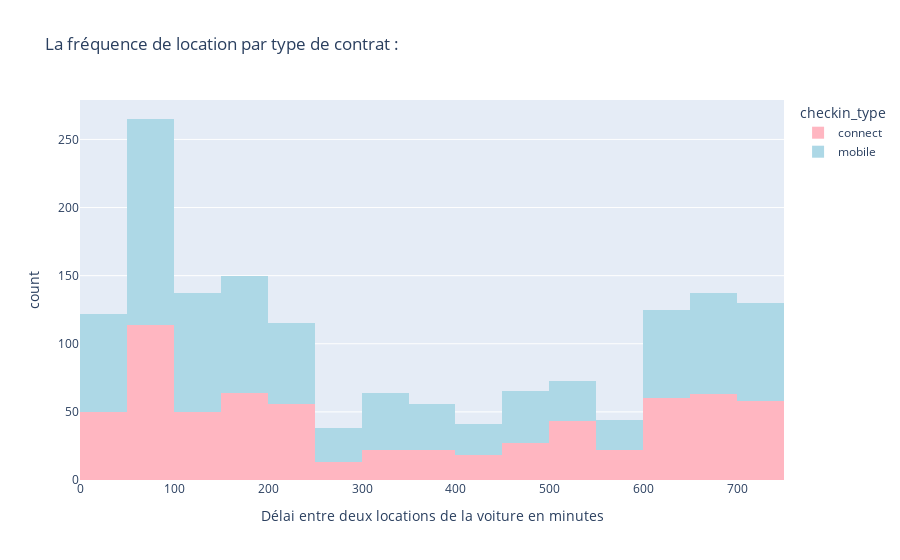
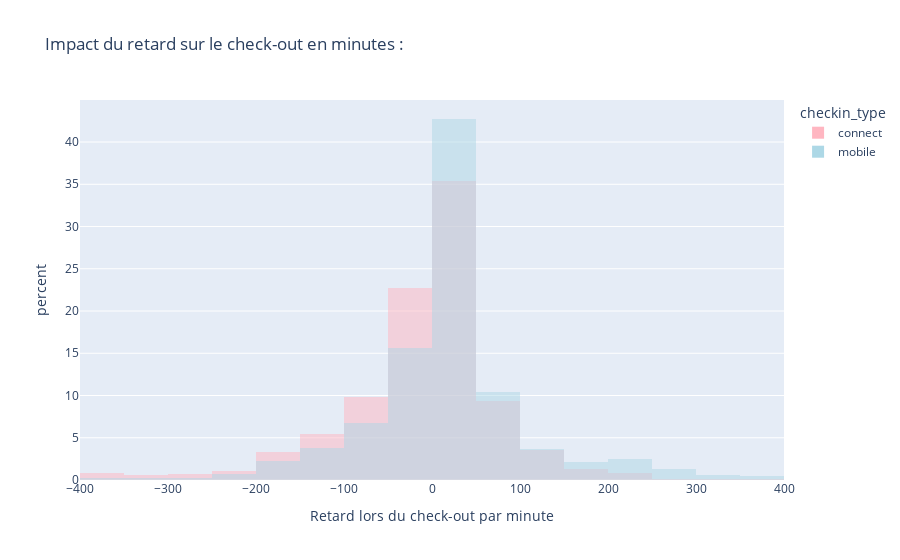

These figures' notebook cell, in order:
### Code cell
fig = px.histogram(data_ecdf, x="time_delta_with_previous_rental_in_minutes", color="checkin_type",
    labels={'time_delta_with_previous_rental_in_minutes':'Délai entre deux locations de la voiture en minutes'},
    title='La fréquence de location par type de contrat :',
    color_discrete_sequence=[ "lightpink", "lightblue"])
fig.show()
print("Les propriètaires privilégient les contrats mobile entre particuliers car leur fréquence est plus importante que les contrats connect")
fig=px.histogram(data_frame=data_ecdf, x='delay_at_checkout_in_minutes', color='checkin_type', histnorm='percent', 
    barmode='overlay',range_x=(-400,400),labels={'delay_at_checkout_in_minutes':'Retard lors du check-out par minute'},
    title='Impact du retard sur le check-out en minutes :',
    color_discrete_sequence=[ "lightpink", "lightblue"])
fig.show()
print("Ce choix impacte le retard lors du check-out, car la procédure mobile va être plus lente que la procédure connect.")

### Figure 1 — Plotly figure (JSON) as saved in the notebook; plotly's stock layout.template omitted (floating-point values rounded to 4 significant figures; data arrays with more than 128 entries replaced by an {"elided": "..."} marker saying what was removed)
{"data": [{"alignmentgroup": "True", "bingroup": "x", "hovertemplate": "checkin_type=connect<br>Délai entre deux locations de la voiture en minutes=%{x}<br>count=%{y}<extra></extra>", "legendgroup": "connect", "marker": {"color": "lightpink", "pattern": {"shape": ""}}, "name": "connect", "offsetgroup": "connect", "orientation": "v", "showlegend": true, "type": "histogram", "x": {"elided": "682 int values"}, "xaxis": "x", "yaxis": "y"}, {"alignmentgroup": "True", "bingroup": "x", "hovertemplate": "checkin_type=mobile<br>Délai entre deux locations de la voiture en minutes=%{x}<br>count=%{y}<extra></extra>", "legendgroup": "mobile", "marker": {"color": "lightblue", "pattern": {"shape": ""}}, "name": "mobile", "offsetgroup": "mobile", "orientation": "v", "showlegend": true, "type": "histogram", "x": {"elided": "880 int values"}, "xaxis": "x", "yaxis": "y"}], "layout": {"barmode": "relative", "legend": {"title": {"text": "checkin_type"}, "tracegroupgap": 0}, "title": {"text": "La fréquence de location par type de contrat :"}, "xaxis": {"anchor": "y", "domain": [0, 1], "title": {"text": "Délai entre deux locations de la voiture en minutes"}}, "yaxis": {"anchor": "x", "domain": [0, 1], "title": {"text": "count"}}}}

### Figure 2 — Plotly figure (JSON) as saved in the notebook; plotly's stock layout.template omitted (floating-point values rounded to 4 significant figures; data arrays with more than 128 entries replaced by an {"elided": "..."} marker saying what was removed)
{"data": [{"alignmentgroup": "True", "bingroup": "x", "histnorm": "percent", "hovertemplate": "checkin_type=connect<br>Retard lors du check-out par minute=%{x}<br>percent=%{y}<extra></extra>", "legendgroup": "connect", "marker": {"color": "lightpink", "opacity": 0.5, "pattern": {"shape": ""}}, "name": "connect", "offsetgroup": "connect", "orientation": "v", "showlegend": true, "type": "histogram", "x": {"elided": "682 int values"}, "xaxis": "x", "yaxis": "y"}, {"alignmentgroup": "True", "bingroup": "x", "histnorm": "percent", "hovertemplate": "checkin_type=mobile<br>Retard lors du check-out par minute=%{x}<br>percent=%{y}<extra></extra>", "legendgroup": "mobile", "marker": {"color": "lightblue", "opacity": 0.5, "pattern": {"shape": ""}}, "name": "mobile", "offsetgroup": "mobile", "orientation": "v", "showlegend": true, "type": "histogram", "x": {"elided": "880 int values"}, "xaxis": "x", "yaxis": "y"}], "layout": {"barmode": "overlay", "legend": {"title": {"text": "checkin_type"}, "tracegroupgap": 0}, "title": {"text": "Impact du retard sur le check-out en minutes :"}, "xaxis": {"anchor": "y", "domain": [0, 1], "range": [-400, 400], "title": {"text": "Retard lors du check-out par minute"}}, "yaxis": {"anchor": "x", "domain": [0, 1], "title": {"text": "percent"}}}}
